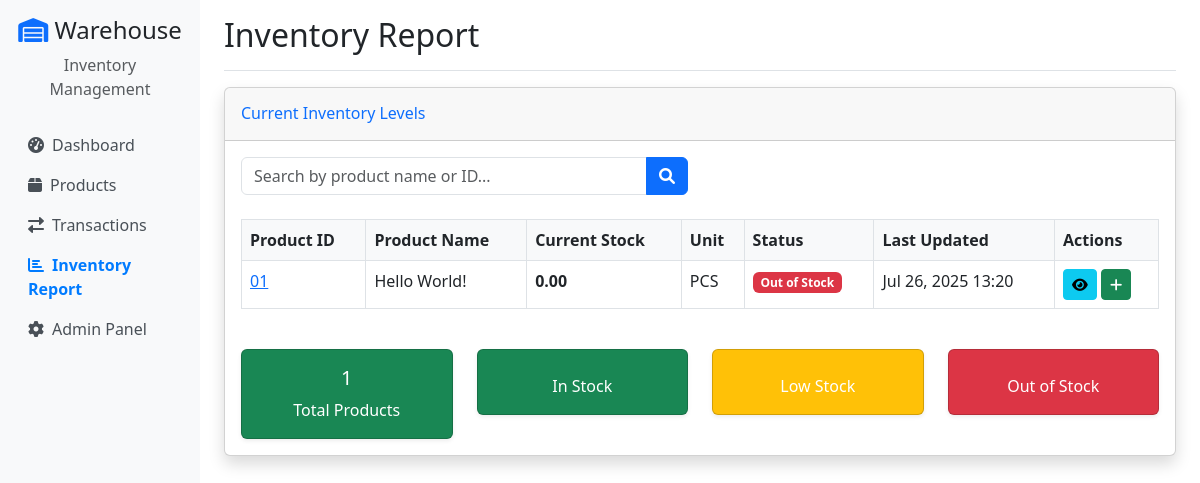
Page /inventory/inventory/ on the committed database.
### inventory/models.py (models this page shows, shortened)
class InventoryBalance(models.Model):
    product = models.OneToOneField(Product, on_delete=models.CASCADE, primary_key=True)
    current_quantity = models.DecimalField(max_digits=10, decimal_places=2, default=0)
    last_updated = models.DateTimeField(auto_now=True)
    class Meta:
        verbose_name = 'Inventory Balance'
        verbose_name_plural = 'Inventory Balances'

class Product(models.Model):
    product_id = models.CharField(max_length=50, unique=True, primary_key=True)
    name = models.CharField(max_length=200)
    description = models.TextField(blank=True, null=True)
    unit = models.CharField(max_length=20, default='PCS')  # Pieces, KG, etc.
    created_at = models.DateTimeField(auto_now_add=True)
    updated_at = models.DateTimeField(auto_now=True)
    class Meta:
        db_table = 'prodmast'
        verbose_name = 'Product'
        verbose_name_plural = 'Products'

### inventory/views.py (the view)
# urls.py: path('inventory/', views.inventory_report, name='inventory_report'),
def inventory_report(request):
    balances = InventoryBalance.objects.select_related('product').all().order_by('product__name')
    search_query = request.GET.get('search', '')
    if search_query:
        balances = balances.filter(
            Q(product__name__icontains=search_query) |
            Q(product__product_id__icontains=search_query)
        )
    context = {
        'balances': balances,
        'search_query': search_query,
    }
    return render(request, 'inventory/inventory_report.html', context)

### inventory/templates/inventory/inventory_report.html (shortened to what this page needs)
{% extends 'inventory/base.html' %}
{% block page_title %}Inventory Report{% endblock %}
{% block content %}
<div class="card shadow mb-4">
    <div class="card-header py-3">
        <h6 class="m-0 font-weight-bold text-primary">Current Inventory Levels</h6>
    </div>
    <div class="card-body">
        <form method="get" class="mb-4">
            <div class="row">
                <div class="col-md-6">
                    <div class="input-group">
                        <input type="text" class="form-control" name="search" value="{{ search_query }}"
                               placeholder="Search by product name or ID...">
                        <button class="btn btn-primary" type="submit">
                            <i class="fas fa-search"></i>
                        </button>
                    </div>
                </div>
            </div>
        </form>
        {% if balances %}
            <div class="table-responsive">
                <table class="table table-bordered" width="100%" cellspacing="0">
                    <thead>
                        <tr>
                            <th>Product ID</th>
                            <th>Product Name</th>
                            <th>Current Stock</th>
                            <th>Unit</th>
                            <th>Status</th>
                            <th>Last Updated</th>
                            <th>Actions</th>
                        </tr>
                    </thead>
                    <tbody>
                        {% for balance in balances %}
                        <tr>
                            <td>
                                <a href="{% url 'inventory:product_detail' balance.product.product_id %}">
                                    {{ balance.product.product_id }}
                                </a>
                            </td>
                            <td>{{ balance.product.name }}</td>
                            <td>
                                <span class="fw-bold">{{ balance.current_quantity }}</span>
                            </td>
                            <td>{{ balance.product.unit }}</td>
                            <td>
                                {% if balance.current_quantity > 10 %}
                                    <span class="badge bg-success">In Stock</span>
                                {% elif balance.current_quantity > 0 %}
                                    <span class="badge bg-warning">Low Stock</span>
                                {% else %}
                                    <span class="badge bg-danger">Out of Stock</span>
                                {% endif %}
                            </td>
                            <td>{{ balance.last_updated|date:"M d, Y H:i" }}</td>
                            <td>
                                <a href="{% url 'inventory:product_detail' balance.product.product_id %}" class="btn btn-sm btn-info">
                                    <i class="fas fa-eye"></i>
                                </a>
                                <a href="{% url 'inventory:add_transaction' %}" class="btn btn-sm btn-success">
                                    <i class="fas fa-plus"></i>
                                </a>
                            </td>
                        </tr>
                        {% endfor %}
                    </tbody>
                </table>
            </div>
            <div class="row mt-4">
                <div class="col-md-3">
                    <div class="card bg-success text-white">
                        <div class="card-body text-center">
                            <h5 class="card-title">{{ balances|length }}</h5>
                            <p class="card-text">Total Products</p>
                        </div>
                    </div>
                </div>
                <div class="col-md-3">
                    <div class="card bg-success text-white">
                        <div class="card-body text-center">
                            <p class="card-text">In Stock</p>
                        </div>
                    </div>
                </div>
                <div class="col-md-3">
                    <div class="card bg-warning text-white">
                        <div class="card-body text-center">
                            <p class="card-text">Low Stock</p>
                        </div>
                    </div>
                </div>
                <div class="col-md-3">
                    <div class="card bg-danger text-white">
                        <div class="card-body text-center">
                            <p class="card-text">Out of Stock</p>
                        </div>
                    </div>
                </div>
            </div>
        {% endif %}
    </div>
</div>
{% endblock %}

### inventory/templates/inventory/base.html (shortened to what this page needs)
<!DOCTYPE html>
<html lang="en">
<head>
    <link href="https://cdn.jsdelivr.net/npm/bootstrap@5.3.0/dist/css/bootstrap.min.css" rel="stylesheet">
    <link href="https://cdnjs.cloudflare.com/ajax/libs/font-awesome/6.0.0/css/all.min.css" rel="stylesheet">
</head>
<body>
    <div class="container-fluid">
        <div class="row">
            <nav class="col-md-3 col-lg-2 d-md-block sidebar collapse">
                <div class="position-sticky pt-3">
                    <div class="text-center mb-4">
                        <h4><i class="fas fa-warehouse text-primary"></i> Warehouse</h4>
                        <p class="text-muted">Inventory Management</p>
                    </div>
                    <ul class="nav flex-column">
                        <li class="nav-item">
                            <a class="nav-link {% if request.resolver_match.url_name == 'index' %}active{% endif %}" href="{% url 'inventory:index' %}">
                                <i class="fas fa-tachometer-alt me-2"></i>Dashboard
                            </a>
                        </li>
                        <li class="nav-item">
                            <a class="nav-link {% if 'product' in request.resolver_match.url_name %}active{% endif %}" href="{% url 'inventory:product_list' %}">
                                <i class="fas fa-box me-2"></i>Products
                            </a>
                        </li>
                        <li class="nav-item">
                            <a class="nav-link {% if 'transaction' in request.resolver_match.url_name %}active{% endif %}" href="{% url 'inventory:transaction_list' %}">
                                <i class="fas fa-exchange-alt me-2"></i>Transactions
                            </a>
                        </li>
                        <li class="nav-item">
                            <a class="nav-link {% if request.resolver_match.url_name == 'inventory_report' %}active{% endif %}" href="{% url 'inventory:inventory_report' %}">
                                <i class="fas fa-chart-bar me-2"></i>Inventory Report
                            </a>
                        </li>
                        <li class="nav-item">
                            <a class="nav-link" href="/admin/" target="_blank">
                                <i class="fas fa-cog me-2"></i>Admin Panel
                            </a>
                        </li>
                    </ul>
                </div>
            </nav>
            <main class="col-md-9 ms-sm-auto col-lg-10 px-md-4 main-content">
                <div class="d-flex justify-content-between flex-wrap flex-md-nowrap align-items-center pt-3 pb-2 mb-3 border-bottom">
                    <h1 class="h2">{% block page_title %}Dashboard{% endblock %}</h1>
                </div>
                {% block content %}{% endblock %}
            </main>
        </div>
    </div>
</body>
</html>

### inventory/templates/inventory/base.html (style rules this page uses)
.sidebar { min-height: 100vh; background-color: #f8f9fa; }
.main-content { min-height: 100vh; }
.nav-link { color: #495057; }
.nav-link.active { color: #007bff; font-weight: bold; }
.card { box-shadow: 0 0.125rem 0.25rem rgba(0, 0, 0, 0.075); }
.table th { background-color: #f8f9fa; }

### rows in the picture
InventoryBalance: product.product_id "01", product.name "Hello World!", current_quantity "0.00", product.unit "PCS", shows "Out of Stock", last_updated "Jul 26, 2025 13:20"

### other values in the picture
{{ balances|length }} "1"
